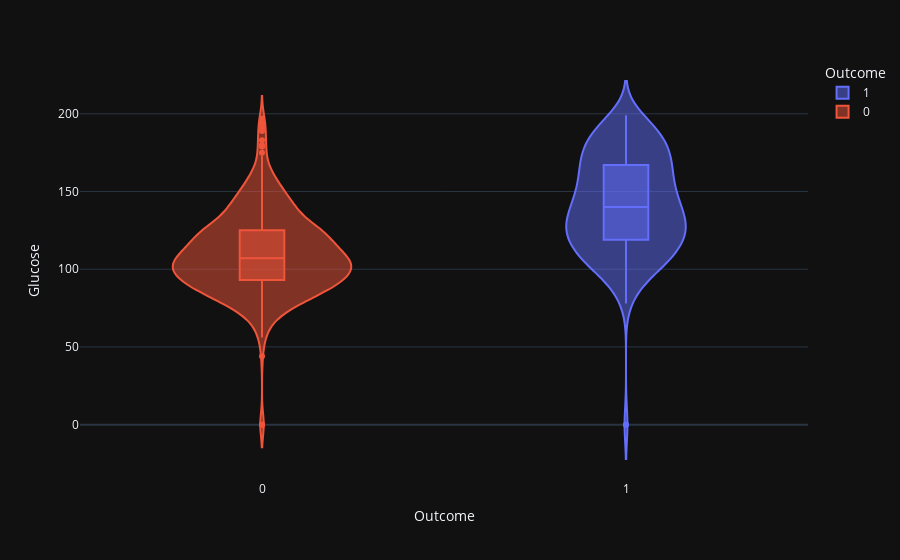

Write notebook code for a chart like this one.
### Markdown cell above
# 將我認為會影響最終結果的特徵資料丟入圖表進行分析

### Code cell
violin('Glucose')

### Figure 1 — Plotly figure (JSON) as saved in the notebook; plotly's stock layout.template omitted (floating-point values rounded to 4 significant figures; data arrays with more than 128 entries replaced by an {"elided": "..."} marker saying what was removed)
{"data": [{"alignmentgroup": "True", "box": {"visible": true}, "hovertemplate": "Outcome=%{x}<br>Glucose=%{y}<extra></extra>", "legendgroup": "1", "marker": {"color": "#636efa"}, "name": "1", "offsetgroup": "1", "orientation": "v", "scalegroup": "True", "showlegend": true, "type": "violin", "x": {"elided": "268 int values"}, "x0": " ", "xaxis": "x", "y": {"elided": "268 int values"}, "y0": " ", "yaxis": "y"}, {"alignmentgroup": "True", "box": {"visible": true}, "hovertemplate": "Outcome=%{x}<br>Glucose=%{y}<extra></extra>", "legendgroup": "0", "marker": {"color": "#EF553B"}, "name": "0", "offsetgroup": "0", "orientation": "v", "scalegroup": "True", "showlegend": true, "type": "violin", "x": {"elided": "500 int values"}, "x0": " ", "xaxis": "x", "y": {"elided": "500 int values"}, "y0": " ", "yaxis": "y"}], "layout": {"legend": {"title": {"text": "Outcome"}, "tracegroupgap": 0}, "margin": {"t": 60}, "violinmode": "overlay", "xaxis": {"anchor": "y", "categoryarray": [1, 0], "categoryorder": "array", "domain": [0, 1], "title": {"text": "Outcome"}}, "yaxis": {"anchor": "x", "domain": [0, 1], "title": {"text": "Glucose"}}}}
